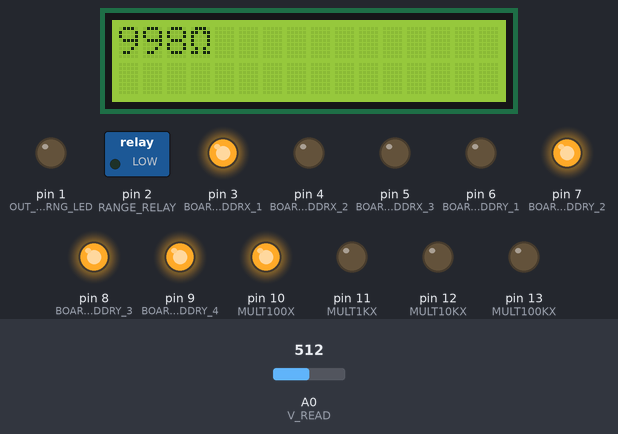
A sketch run on a simulated Arduino Uno, built with avr-gcc and run on an emulated ATmega328P. On the bench: 16×2 character LCD, switched loads named in the sketch (green lamp = pin HIGH), output pins drawn as LEDs (lit = HIGH). Inputs (shaded band) come from the test bench; at power-on: A0 (V_READ) = 512.

Above: at 1.2 s.
1.3 s: A0 (V_READ) set to 0
At 2.4 s:
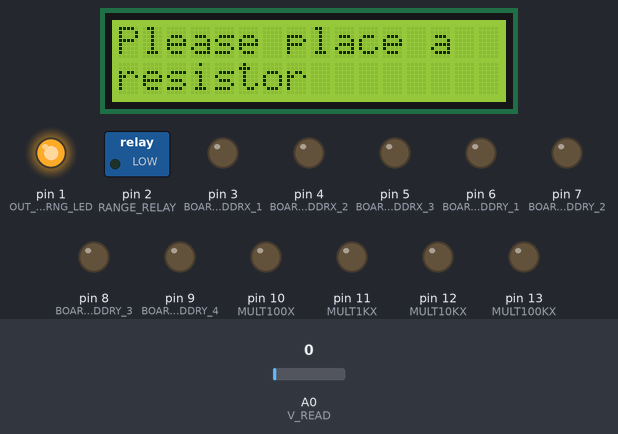
2.8 s: A0 (V_READ) set to 20
At 3.9 s:
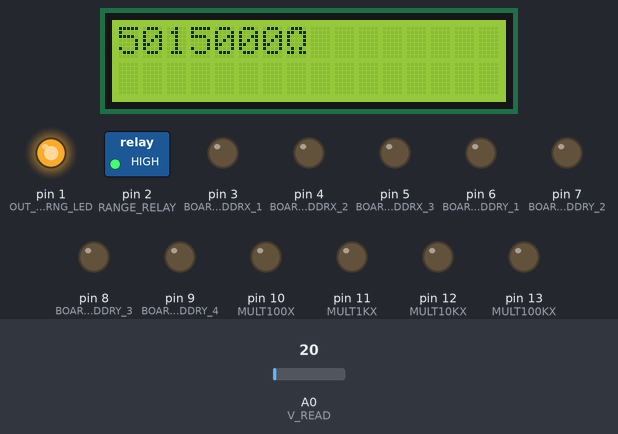
4.7 s: A0 (V_READ) set to 109
At 5.4 s:
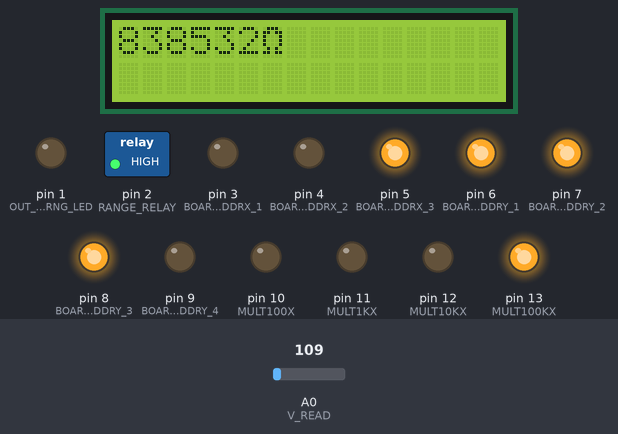
7.7 s: A0 (V_READ) set to 128
At 8.9 s:
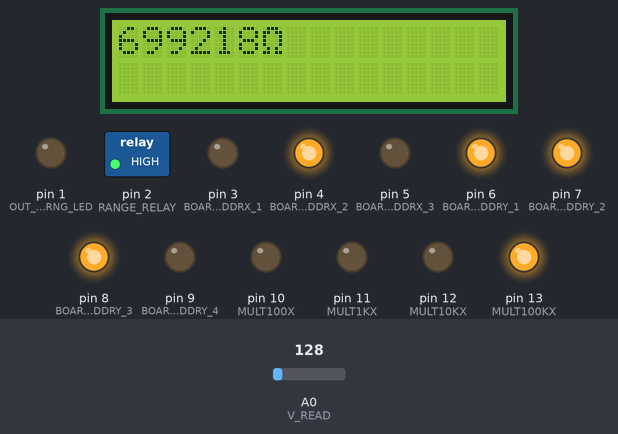
9.4 s: A0 (V_READ) set to 306
At 10.6 s:
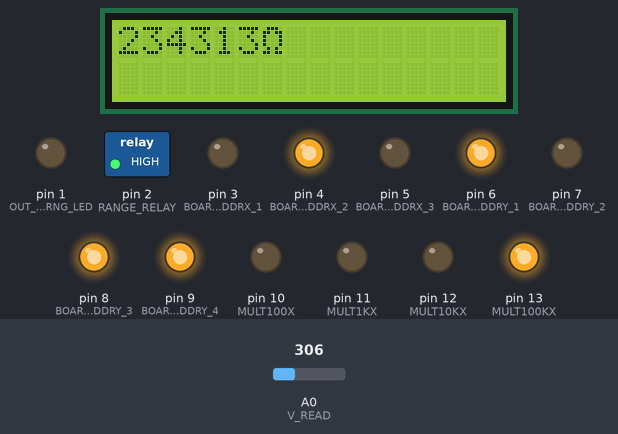
10.9 s: A0 (V_READ) set to 511
At 12.1 s:
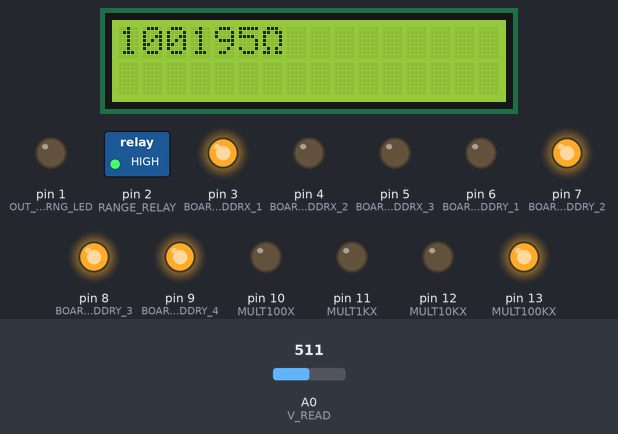
Timing chart, 0 to 13.4 s (numbered marks = the images above; inputs shaded):
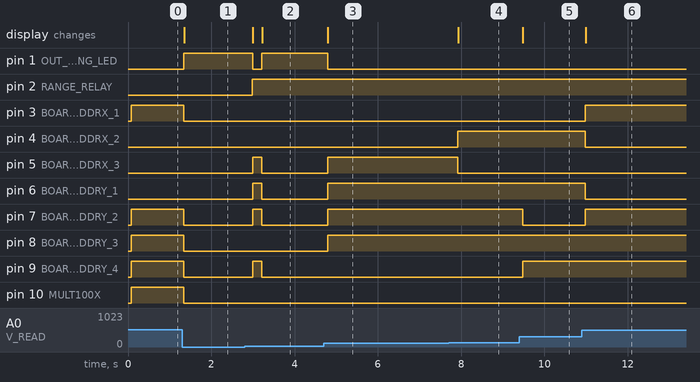

Measured:
- the behaviour switches between 120 and 121 on A0 (V_READ) (found by bisection; images 3 and 4)
- after the input at 1.3 s, pin 1 (OUT_OF_RNG_LED): LOW → HIGH at once; pin 3 (BOARD_ADDRX_1), pin 7 (BOARD_ADDRY_2), pin 8 (BOARD_ADDRY_3), pin 9 (BOARD_ADDRY_4), pin 10 (MULT100X): HIGH → LOW at once; the display: changes after 0.06 s (image 1)
- after the input at 2.8 s, pin 1 (OUT_OF_RNG_LED): HIGH → LOW after 0.19 s, → HIGH 0.22 s later; pin 2 (RANGE_RELAY): LOW → HIGH after 0.18 s
- after the input at 4.7 s, pin 1 (OUT_OF_RNG_LED): HIGH → LOW after 0.09 s; pin 5 (BOARD_ADDRX_3), pin 6 (BOARD_ADDRY_1), pin 7 (BOARD_ADDRY_2), pin 8 (BOARD_ADDRY_3), pin 13 (MULT100KX): LOW → HIGH after 0.09 s; the display: changes after 0.10 s (image 3)
- after the input at 7.7 s, pin 4 (BOARD_ADDRX_2): LOW → HIGH after 0.22 s; pin 5 (BOARD_ADDRX_3): HIGH → LOW after 0.22 s; the display: changes after 0.23 s (image 4)
- after the input at 9.4 s, pin 7 (BOARD_ADDRY_2): HIGH → LOW after 0.08 s; pin 9 (BOARD_ADDRY_4): LOW → HIGH after 0.08 s; the display: changes after 0.08 s (image 5)
- after the input at 10.9 s, pin 3 (BOARD_ADDRX_1), pin 7 (BOARD_ADDRY_2): LOW → HIGH after 0.08 s; pin 4 (BOARD_ADDRX_2), pin 6 (BOARD_ADDRY_1): HIGH → LOW after 0.08 s; the display: changes after 0.09 s (image 6)

The sketch:

resistor_sort_helper.ino
```cpp
// --- Configuration ---
// value of the R2 resistor
#define R2_1 1000
#define R2_2 100000
// the value at which the relay switches
#define RS_VALUE 10000
// last item is is put aside
#define BOARD_ITEMS 12
// the voltage divider value
#define V_READ A0
// the maximum allowed tolerance of the resistor
#define TOLERANCE 0.10

// - Board address bit -
#define OUT_OF_RNG_LED 1
// The relay that changes the resistor ranges
#define RANGE_RELAY 2
// X axis
#define BOARD_ADDRX_1 3
#define BOARD_ADDRX_2 4
#define BOARD_ADDRX_3 5
// Y axis
#define BOARD_ADDRY_1 6
#define BOARD_ADDRY_2 7
#define BOARD_ADDRY_3 8
#define BOARD_ADDRY_4 9
// Multiplier address
#define MULT100X 10
#define MULT1KX 11
#define MULT10KX 12
#define MULT100KX 13

// - Valid resistor values -
long r2 = R2_1;
// Values from 0 - 1000, multipliers are extracted from these
long resistors[BOARD_ITEMS] = {
	100,
	120,
	150,
	180,
	220,
	270,
	330,
	390,
	470,
	560,
	680,
	820,
};

// --- Code ---
#include <LiquidCrystal_I2C.h>
#include <math.h>
#include <inttypes.h>

// Useful Macros
// get the size of an array
#define ARR_SIZEOF(X) (sizeof(X) / sizeof((X)[0]))

//  Circuit variables
LiquidCrystal_I2C lcd(0x27, 16, 2);
// resistor to be measured
// variable is long to be able to fit in resistors in the order of 100K
long r1 = 0;
// voltage divided from r1_r2
float voltageRead = 0.0;

// Ohm symbol for the display panel
byte ohms[] = {
	B01110,
	B11011,
	B10001,
	B10001,
	B10001,
	B01010,
	B11011,
	B00000,
};

// - Function declarations
// returns the index of the valid resistor or -1 if not valid
int isValidResistor(long val);
// writes the X axis of the LED board
void digitalWriteBoardX(uint8_t x1, uint8_t x2, uint8_t x3);
// writes the Y axis of the LED board
void digitalWriteBoardY(uint8_t y1, uint8_t y2, uint8_t y3, uint8_t y4);
// writes the range (multiplier) of the resistor: 100, 1K, 10K, 100K
void digitalWriteMult(uint8_t m1, uint8_t m2, uint8_t m3, uint8_t m4);
// turns on the correct LED for the resistor and its range
void showContainer(int index, long resistor);

void setup()
{
	// initialize display
	lcd.init();
	lcd.createChar(1, ohms);
	lcd.backlight();
	lcd.home();
	// --- TABLE OUTPUTS ---
	// Addressed output
	pinMode(RANGE_RELAY, OUTPUT);
	pinMode(OUT_OF_RNG_LED, OUTPUT);
	// X activates on HIGH
	pinMode(BOARD_ADDRX_1, OUTPUT);
	pinMode(BOARD_ADDRX_2, OUTPUT);
	pinMode(BOARD_ADDRX_3, OUTPUT);
	// Y activates on LOW
	pinMode(BOARD_ADDRY_1, OUTPUT);
	pinMode(BOARD_ADDRY_2, OUTPUT);
	pinMode(BOARD_ADDRY_3, OUTPUT);
	pinMode(BOARD_ADDRY_4, OUTPUT);

	// Normal LED output
	pinMode(MULT100X, OUTPUT);
	pinMode(MULT1KX, OUTPUT);
	pinMode(MULT10KX, OUTPUT);
	pinMode(MULT100KX, OUTPUT);
}

void loop()
{
	lcd.clear();
	voltageRead = analogRead(V_READ);
	// converts arduino's 1024 bit 5v mapping back into volts
	voltageRead *= (5.0 / 1023.0);
	// calculates the value of r1
	r1 = (5.0 * r2) / voltageRead - r2;
	// changes resistor on relay if it's over RS_VALUE
	if (r1 < RS_VALUE)
	{
		r2 = R2_1;
		digitalWrite(RANGE_RELAY, LOW);
	}
	else
	{
		r2 = R2_2;
		digitalWrite(RANGE_RELAY, HIGH);
	}

	showContainer(isValidResistor(r1), r1);

	if (voltageRead != 0)
	{
		lcd.print(r1);
		lcd.write(1);
	}
	else
	{
		lcd.print("Please place a");
		lcd.setCursor(0, 1);
		lcd.print("resistor");
	}
	// write ohm symbol
	delay(200);
}

int isValidResistor(long val)
{
	// variable is long so it can fit in resistors in the order of 100K
	long curr_res = 0;

	for (int i = 0; i < BOARD_ITEMS; i++)
	{
		// 10^j = the resistor ranges 100, 1K, 10K, 100K
		for (int j = 0; j < 4; j++)
		{
			curr_res = resistors[i] * pow(10, j);
			// minimum tolerance
			long min_val = curr_res * (1 - TOLERANCE);
			// maximum tolerance
			long max_val = curr_res * (1 + TOLERANCE);
			if (val > min_val && val < max_val)
			{
				return i;
			}
		}
	}
	return -1;
}

void digitalWriteBoardX(uint8_t x1, uint8_t x2, uint8_t x3)
{
	digitalWrite(BOARD_ADDRX_1, x1);
	digitalWrite(BOARD_ADDRX_2, x2);
	digitalWrite(BOARD_ADDRX_3, x3);
}

void digitalWriteBoardY(uint8_t y1, uint8_t y2, uint8_t y3, uint8_t y4)
{
	digitalWrite(BOARD_ADDRY_1, y1);
	digitalWrite(BOARD_ADDRY_2, y2);
	digitalWrite(BOARD_ADDRY_3, y3);
	digitalWrite(BOARD_ADDRY_4, y4);
}

void digitalWriteMult(uint8_t m1, uint8_t m2, uint8_t m3, uint8_t m4)
{
	digitalWrite(MULT100X, m1);
	digitalWrite(MULT1KX, m2);
	digitalWrite(MULT10KX, m3);
	digitalWrite(MULT100KX, m4);
}

void showContainer(int index, long resistor)
{
	if (index == -1)
	{
		digitalWriteBoardX(LOW, LOW, LOW);
		digitalWriteBoardY(LOW, LOW, LOW, LOW);
		digitalWriteMult(LOW, LOW, LOW, LOW);
		digitalWrite(OUT_OF_RNG_LED, HIGH);
	}
	else
	{
		digitalWrite(OUT_OF_RNG_LED, LOW);
		// Chooses the column to be activated
		if (index == 0 || index == 1 || index == 2)
		{
			digitalWriteBoardY(LOW, HIGH, HIGH, HIGH);
		}
		else if (index == 3 || index == 4 || index == 5)
		{
			digitalWriteBoardY(HIGH, LOW, HIGH, HIGH);
		}
		else if (index == 6 || index == 7 || index == 8)
		{
			digitalWriteBoardY(HIGH, HIGH, LOW, HIGH);
		}
		else if (index == 9 || index == 10 || index == 11)
		{
			digitalWriteBoardY(HIGH, HIGH, HIGH, LOW);
		}

		// choose the row to be activated
		switch (index)
		{
		case 0:
		case 3:
		case 6:
		case 9:
			digitalWriteBoardX(HIGH, LOW, LOW);
			break;
		case 1:
		case 4:
		case 7:
		case 10:
			digitalWriteBoardX(LOW, HIGH, LOW);
			break;
		case 2:
		case 5:
		case 8:
		case 11:
			digitalWriteBoardX(LOW, LOW, HIGH);
			break;
		}

		// show the resistor's range
		// switch ((int)log10(resistor))
		// 100 or less
		if (resistor / 100 < 10)
			digitalWriteMult(HIGH, LOW, LOW, LOW);
		// 1K
		else if (resistor / 1000 < 10)
			digitalWriteMult(LOW, HIGH, LOW, LOW);
		// 10K
		else if (resistor / 10000 < 10)
			digitalWriteMult(LOW, LOW, HIGH, LOW);
		// 100K
		else if (resistor / 100000 < 10)
			digitalWriteMult(LOW, LOW, LOW, HIGH);
	}
}
```
